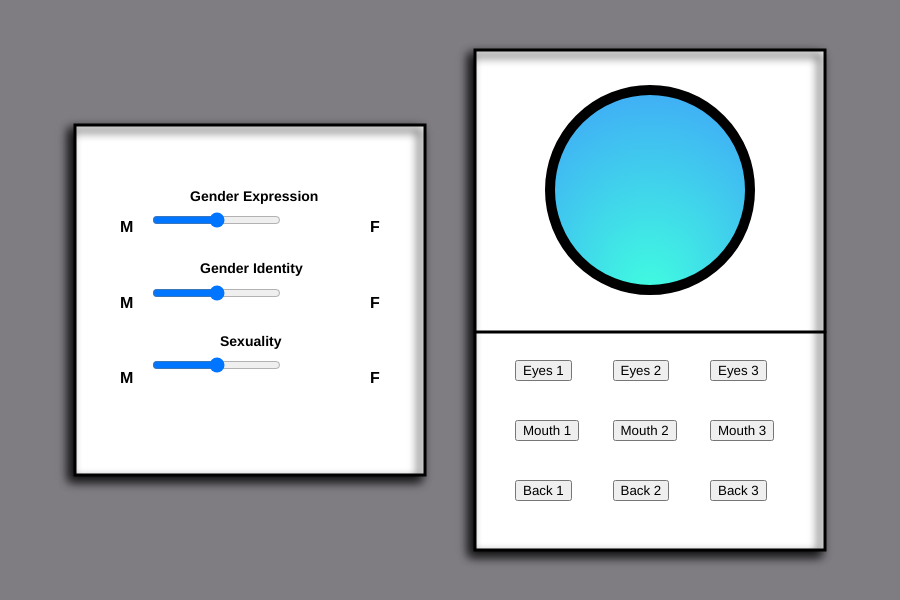
Frame 1 (no input)
Frame 60 (no input): identical to frame 1, image omitted
Frame 120 (the mouse pressed at the canvas centre since frame 60): identical to frame 1, image omitted

The p5.js sketch that drew this single still picture (run headless with seeded random() and noise() and a simulated clock; from frame 60 on, the mouse is pressed at the canvas centre):

// p5.js sketch
// ── sketch.js
const windowWidth = 900
const windowHeight = 600;

let outputRectX = 475;
let outputRectY = 50;
let outputRectHeight = 500;
let outputRectWidth = 350;
let outputRectXEnd = outputRectX + outputRectWidth
let outputRectYEnd = outputRectY + outputRectHeight

let eyeSelectorVal = 0;
let mouthSelectorVal = 0;
let backgroundSelectorVal = 0;

let ellipseSize = 200;

// below are the variables used for the for loop that pushes the buttons to the DOM
let buttonOneIndent = 40;
let buttonTwoIndent = 37.5;
let buttonThreeIndent = 115;

let buttonsYPos = outputRectY/2 + outputRectYEnd/2 + 60
let buttonColumn1X = outputRectX + buttonOneIndent
let buttonColumn2X = outputRectX/2 + outputRectXEnd/2 - buttonTwoIndent
let buttonColumn3X = outputRectXEnd - buttonThreeIndent

let buttonName = ['eyeButtonOne', 'eyeButtonTwo', 'eyeButtonThree', 'mouthButtonOne', 'mouthButtonTwo', 'mouthButtonThree', 'backButtonOne', 'backButtonTwo', 'backButtonThree']
let buttonText = ['Eyes 1', 'Eyes 2', 'Eyes 3', 'Mouth 1', 'Mouth 2', 'Mouth 3', 'Back 1', 'Back 2', 'Back 3']
let buttonFunctionCall = [eye1, eye2, eye3, mouth1, mouth2, mouth3, back1, back2, back3]
let buttonPositionX = [buttonColumn1X, buttonColumn2X, buttonColumn3X, buttonColumn1X, buttonColumn2X, buttonColumn3X, buttonColumn1X, buttonColumn2X, buttonColumn3X]
let buttonPositionY = [buttonsYPos, buttonsYPos, buttonsYPos, buttonsYPos + 60, buttonsYPos + 60, buttonsYPos + 60, buttonsYPos + 120, buttonsYPos + 120, buttonsYPos + 120]
let buttonClass = ['myEyeButtons', 'myEyeButtons', 'myEyeButtons', 'myMouthButtons', 'myMouthButtons', 'myMouthButtons', 'myBackButtons', 'myBackButtons', 'myBackButtons']

function setup() {
  createCanvas(windowWidth, windowHeight);
  colorMode(HSB);
  angleMode(DEGREES);


  expressionSlider = createSlider(0, 340, 170);
  expressionSlider.position(150, 210);
  expressionSlider.addClass("mySliders");


  identitySlider = createSlider(20, 100, 60);
  identitySlider.position(150, 282.5);
  identitySlider.addClass("mySliders");


  sexualitySlider = createSlider(50, 100, 75);
  sexualitySlider.position(150, 355);
  sexualitySlider.addClass("mySliders");


  for(i = 0; i < 9; i++) {
    buttonName[i] = createButton(buttonText[i])
    buttonName[i].mousePressed(buttonFunctionCall[i])
    buttonName[i].position(buttonPositionX[i], buttonPositionY[i]);
    buttonName[i].addClass(buttonClass[i]);
  }
}

function draw() {
  background(270, 5, 51);

  eValue = expressionSlider.value();

  iValue = identitySlider.value();
  iValue360 = map(iValue, 0, 100, 0, 360);

  sValue = sexualitySlider.value();
  sValue360 = map(sValue, 0, 100, 0, 360);


  // draws the two rectangles + line
  inputOutputRectangles()

  // selects background based on back1-3 functions
  backSelect()

  // draws circle + gradient
  radialGradient()

  // selects eyes based on eye1-3 functions
  eyeSelect()

  // selects mouth based on mouth1-3 functions
  mouthSelect()

  // text for sliders
  sliderLabels();

  console.log(mouseY);
}



function dropShadow(OffsetX, OffsetY, blur, color) {
  drawingContext.shadowOffsetX = OffsetX;
  drawingContext.shadowOffsetY = OffsetY;
  drawingContext.shadowBlur = blur;
  drawingContext.shadowColor = color;
}

function dropShadowReset() {
  drawingContext.shadowOffsetX = 0;
  drawingContext.shadowOffsetY = 0;
  drawingContext.shadowBlur = 0;
  drawingContext.shadowColor = 'black';
}

function radialGradient() {
  push()
    let gradient = drawingContext.createRadialGradient(
    outputRectX/2  + outputRectXEnd/2, outputRectY/2  + outputRectYEnd/2,  0, outputRectX/2 + outputRectXEnd/2,  outputRectY/2 - 50 + outputRectYEnd/2 - 50, 200
    );

    gradient.addColorStop(0, color(eValue, sValue, 100));
    gradient.addColorStop(1, color(iValue360, sValue, 100));

    drawingContext.fillStyle = gradient;
    stroke(0);
    strokeWeight(10);
    ellipse(outputRectX/2 + outputRectXEnd/2, outputRectY/2 - 55 +  outputRectYEnd/2 - 55, ellipseSize)
  pop()
}

function sliderLabels() {

  // m = masculine & f = feminine
  dropShadowReset()

  let expressionText = 'Gender Expression'
  let identityText = 'Gender Identity'
  let sexualityText = 'Sexuality'
  let mTag = 'M'
  let fTag = 'F'
  textSize(14);
  textFont('Helvetica');
  textStyle(BOLD);
  fill(255, 0,0);
  text(expressionText, 190, 190, 350, 280);
  text(identityText, 200, 262.5, 500, 355);
  text(sexualityText, 220, 335, 500, 430);
  textSize(16)
  text(mTag, 120, 232);
  text(mTag, 120, 308);
  text(mTag, 120, 383);
  text(fTag, 370, 232);
  text(fTag, 370, 308);
  text(fTag, 370, 383);
  textAlign(LEFT);
}

function eye1() {
  if (eyeSelectorVal != 1) {
    eyeSelectorVal = 1
  } else {
    eyeSelectorVal = 0
  }
}

function eye2() {
  if (eyeSelectorVal != 2) {
    eyeSelectorVal = 2
  } else {
    eyeSelectorVal = 0
  }
}

function drawEye2(translateX, translateY, scaleX, scaleY, peakY, peakY2) {

  translate(translateX, translateY);
  scale(scaleX, scaleY)

  beginShape()

    fill(0);

    //left
    vertex(10, 50);
    //peak
    vertex(50, peakY);
    //right
    vertex(90, 50);
    //right2
    vertex(73, 50);
    //peak2
    vertex(50, peakY2)
    //left2
    vertex(27, 50);

  endShape(CLOSE);
}

function eye3() {
  if (eyeSelectorVal != 3) {
    eyeSelectorVal = 3
  } else {
    eyeSelectorVal = 0
  }
}

function drawEye3(translateX, translateY, scaleX, scaleY) {
  translate(translateX, translateY);
  scale(scaleX, scaleY);

  beginShape()
    fill(0);

    vertex(0, 20);
    vertex(50, 50);
    vertex(0, 80);
    vertex(0, 67);
    vertex(30, 50);
    vertex(0, 33);

  endShape()
}

function mouth1() {
  if (mouthSelectorVal != 1) {
    mouthSelectorVal = 1
  } else {
    mouthSelectorVal = 0
  }
}

function drawMouth1(translateX, translateY) {
  translate(translateX, translateY)

  textSize(100)
  text('~', 50, 50)
}

function mouth2() {
  if (mouthSelectorVal != 2) {
    mouthSelectorVal = 2
  } else {
    mouthSelectorVal = 0
  }
}

function drawMouth2(scaleX, scaleY) {
  let angle = 45;
  rectMode(CENTER);

  translate(652, 230)
  scale(scaleX, scaleY)
  rotate(angle);

  fill(0);
  rect(0, 0, 50, 20);
}

function mouth3() {
  if (mouthSelectorVal != 3) {
    mouthSelectorVal = 3
  } else {
    mouthSelectorVal = 0
  }
}

function drawMouth3(translateX, translateY) {
  translate(translateX, translateY);
  scale(0.7, 0.7)
  fill(0)
  rect(0, 0, 20, 50, 0, 10, 10, 0)
  rect(20, 13.5, 110, 20)
  rect(130, 0, 20, 50, 10, 0, 0, 10);
}

function back1() {
  if (backgroundSelectorVal != 1) {
    backgroundSelectorVal = 1
  } else {
    backgroundSelectorVal = 0
  }
}

function drawBack1() {
  noStroke()
  fill(0, 0, 16);
  rect(outputRectX + 1, outputRectY + 1, outputRectWidth - 1, 280);

  fill(274, 58, 82);
  rect(outputRectX + 1, outputRectY + 1, outputRectWidth - 1, 210);

  fill(0, 0, 99);
  rect(outputRectX + 1, outputRectY + 1, outputRectWidth - 1, 140);

  fill(58, 81, 99);
  rect(outputRectX + 1, outputRectY + 1, outputRectWidth - 1, 70);

}

function back2() {
  if (backgroundSelectorVal != 2) {
    backgroundSelectorVal = 2
  } else {
    backgroundSelectorVal = 0
  }
}

function drawBack2() {
  noStroke()
  fill(201, 87, 100);
  rect(outputRectX + 1, outputRectY + 1, outputRectWidth - 1, 280);

  fill(51, 100, 100);
  rect(outputRectX + 1, outputRectY + 1, outputRectWidth - 1, 186.666);

  fill(331, 87, 100);
  rect(outputRectX + 1, outputRectY + 1, outputRectWidth - 1, 93.333);
}

function back3() {
  if (backgroundSelectorVal != 3) {
    backgroundSelectorVal = 3
  } else {
    backgroundSelectorVal = 0
  }
}

function drawBack3() {
  noStroke()
  fill(196, 64, 98);
  rect(outputRectX + 1, outputRectY + 1, outputRectWidth - 1, 280);

  fill(348, 31, 96);
  rect(outputRectX + 1, outputRectY + 1, outputRectWidth - 1, 224);

  fill(0, 0, 100);
  rect(outputRectX + 1, outputRectY + 1, outputRectWidth - 1, 168);

  fill(348, 31, 96);
  rect(outputRectX + 1, outputRectY + 1, outputRectWidth - 1, 112);

  fill(196, 64, 98)
  rect(outputRectX + 1, outputRectY + 1, outputRectWidth - 1, 56)
}

function eyeSelect() {
  push()
    if (eyeSelectorVal === 1) {
      drawEye2(570, 115, 0.8, 0.8, 100, 80)
      drawEye2(100, 0, 1.0, 1.0, 100, 80)
    } else if (eyeSelectorVal === 2) {
      drawEye2(570, 140, 0.8, 0.8, 0, 20);
      drawEye2(100, 0, 1.0, 1.0, 0, 20);
    } else if (eyeSelectorVal === 3) {
      drawEye3(597, 120, 0.9, 0.9);
      drawEye3(120, 0, -1, 1);
   }
  pop()
}

function mouthSelect() {
  push()
    if (mouthSelectorVal === 1) {
      drawMouth1(570, 210);
    } else if (mouthSelectorVal === 2) {
      push()
        drawMouth2(-1, 1);
      pop()
      push()
        drawMouth2(1, 1)
        pop()
    } else if (mouthSelectorVal === 3) {
      drawMouth3(597, 210)
    }
  pop()
}

function backSelect() {
  push()
  if (backgroundSelectorVal === 1) {
    drawBack1()
  } else if (backgroundSelectorVal === 2) {
    drawBack2()
  } else if (backgroundSelectorVal === 3) {
    drawBack3()
  }
  pop()
}

function inputOutputRectangles() {
  push()
    fill(255)
    stroke(0);
    strokeWeight(3);
    dropShadow(-5, 5, 10, 'black');
    rect(75, windowHeight/2 - 350/2 , outputRectWidth, outputRectHeight - 150)
    rect(outputRectX, outputRectY, outputRectWidth, outputRectHeight);
  pop()

  push()
    stroke(0);
    strokeWeight(3);
    line(outputRectX, outputRectY/2 + outputRectYEnd/2 + 32, outputRectXEnd, outputRectY/2 + outputRectYEnd/2 + 32);
  pop()
}

// ── style.css
html, body {
  margin: 0;
  padding: 0;
}
canvas {
  display: block;
}

.mySliders {
  width: 200px;
  background-color: #d3d3d3;
  border-radius: 15px;
  height: 30px;
  cursor: pointer;
  /*filter: drop-shadow(10px 12px 3px #a69d86); */
 box-shadow: 10px 10px 5px #888888;


  -webkit-appearance: none;
  -moz-appearance: none;
}

.mySliders::-webkit-slider-thumb {
 -webkit-appearance: none;
  appearance: none;
  background: #9499a1;
  height: 30px;
  width: 30px;
  border-radius: 50%;
  filter: drop-shadow(0px 1px 3px #948c76);
}

.myEyeButtons {
  cursor: pointer;
  background-color: #cdc4d5;
  color: #000000;
  border: 3px solid #000000;
  transition: 220ms all ease-in-out;
  padding: 8px 15.5px;

}

.myEyeButtons:hover {
    filter: drop-shadow(4px 5px 0px #000);
    transform: translateY(-0.25em);
}

.myEyeButtons:active {
  -webkit-appreance: none;
    transform: translateY(2px);
}

.myMouthButtons {
  cursor: pointer;
  background-color: #F0D9FF;
  color: #000000;
  border: 3px solid #000000;
  transition: 220ms all ease-in-out;
  padding: 8px 12px;

}

.myMouthButtons:hover {
    filter: drop-shadow(4px 5px 0px #000);
    transform: translateY(-0.25em);
}

.myMouthButtons:active {
  -webkit-appreance: none;
    transform: translateY(2px);
}

.myBackButtons {
  cursor: pointer;
  background-color: #BFA2DB;
  color: #000000;
  border: 3px solid #000000;
  transition: 220ms all ease-in-out;
  padding: 8px 16px;

}

.myBackButtons:hover {
    filter: drop-shadow(4px 5px 0px #000);
    transform: translateY(-0.25em);
}

.myBackButtons:active {
  -webkit-appreance: none;
    transform: translateY(2px);
}
